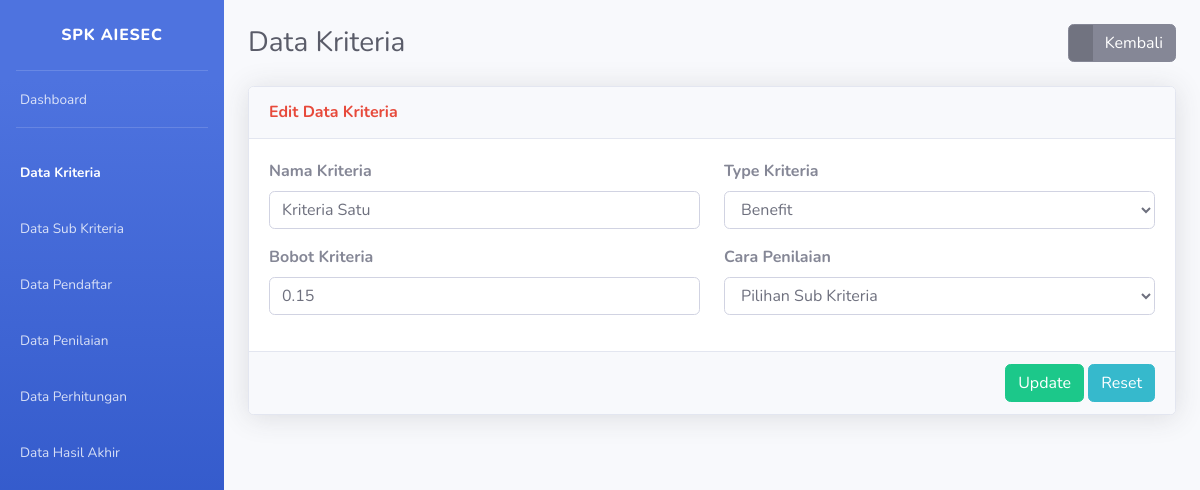
Page /edit-kriteria.php?id=16 on the committed database.
### tables this page shows
CREATE TABLE `kriteria` (
  `id_kriteria` int(11) NOT NULL,
  `nama` varchar(50) NOT NULL,
  `type` enum('Benefit','Cost') NOT NULL,
  `bobot` float NOT NULL,
  `ada_pilihan` tinyint(1) DEFAULT NULL
);

### edit-kriteria.php (the view, shortened to what this page needs)
<?php require_once('includes/init.php');
$id_kriteria = (isset($_GET['id'])) ? trim($_GET['id']) : '';
require_once('template/header.php');
?>
<div class="d-sm-flex align-items-center justify-content-between mb-4">
    <h1 class="h3 mb-0 text-gray-800"><i class="fas fa-fw fa-cube"></i> Data Kriteria</h1>
	<a href="list-kriteria.php" class="btn btn-secondary btn-icon-split"><span class="icon text-white-50"><i class="fas fa-arrow-left"></i></span>
		<span class="text">Kembali</span>
	</a>
</div>
<div class="card shadow mb-4">
    <div class="card-header py-3">
        <h6 class="m-0 font-weight-bold text-danger"><i class="fas fa-fw fa-edit"></i> Edit Data Kriteria</h6>
    </div>
	<form action="edit-kriteria.php?id=<?php echo $id_kriteria; ?>" method="post">
		<?php
		if(!$id_kriteria) {
		?>
		<div class="card-body">
			<div class="alert alert-danger">Data tidak ada</div>
		</div>
		<?php
		}else{
		$data = mysqli_query($koneksi,"SELECT * FROM kriteria WHERE id_kriteria='$id_kriteria'");
		$cek = mysqli_num_rows($data);
		if($cek <= 0) {
		?>
		<div class="card-body">
			<div class="alert alert-danger">Data tidak ada</div>
		</div>
		<?php
		}else{
			while($d = mysqli_fetch_array($data)){
		?>
		<div class="card-body">
			<div class="row">
				<div class="form-group col-md-6">
					<label class="font-weight-bold">Nama Kriteria</label>
					<input autocomplete="off" type="text" name="nama" required value="<?php echo $d['nama']; ?>" class="form-control"/>
				</div>
				<div class="form-group col-md-6">
					<label class="font-weight-bold">Type Kriteria</label>
					<select name="type" class="form-control" required>
						<option value="Benefit" <?php if($d['type']=="Benefit") {echo "selected";} ?>>Benefit</option>
					</select>
				</div>
				<div class="form-group col-md-6">
					<label class="font-weight-bold">Bobot Kriteria</label>
					<input autocomplete="off" type="number" name="bobot" required value="<?php echo $d['bobot']; ?>" step="0.01" class="form-control"/>
				</div>
				<div class="form-group col-md-6">
					<label class="font-weight-bold">Cara Penilaian</label>
					<select name="ada_pilihan" class="form-control" required>
						<option value="1" <?php if($d['ada_pilihan']=="1") {echo "selected";} ?>>Pilihan Sub Kriteria</option>
					</select>
				</div>
			</div>
		</div>
		<div class="card-footer text-right">
            <button name="submit" value="submit" type="submit" class="btn btn-success"><i class="fa fa-save"></i> Update</button>
            <button type="reset" class="btn btn-info"><i class="fa fa-sync-alt"></i> Reset</button>
        </div>
		<?php
		}
		}
		}
		?>
	</form>
</div>
<?php
require_once('template/footer.php');
?>

### rows in the picture
kriteria: nama "Kriteria Satu", type "Benefit", bobot "0.15", ada_pilihan "Pilihan Sub Kriteria"
